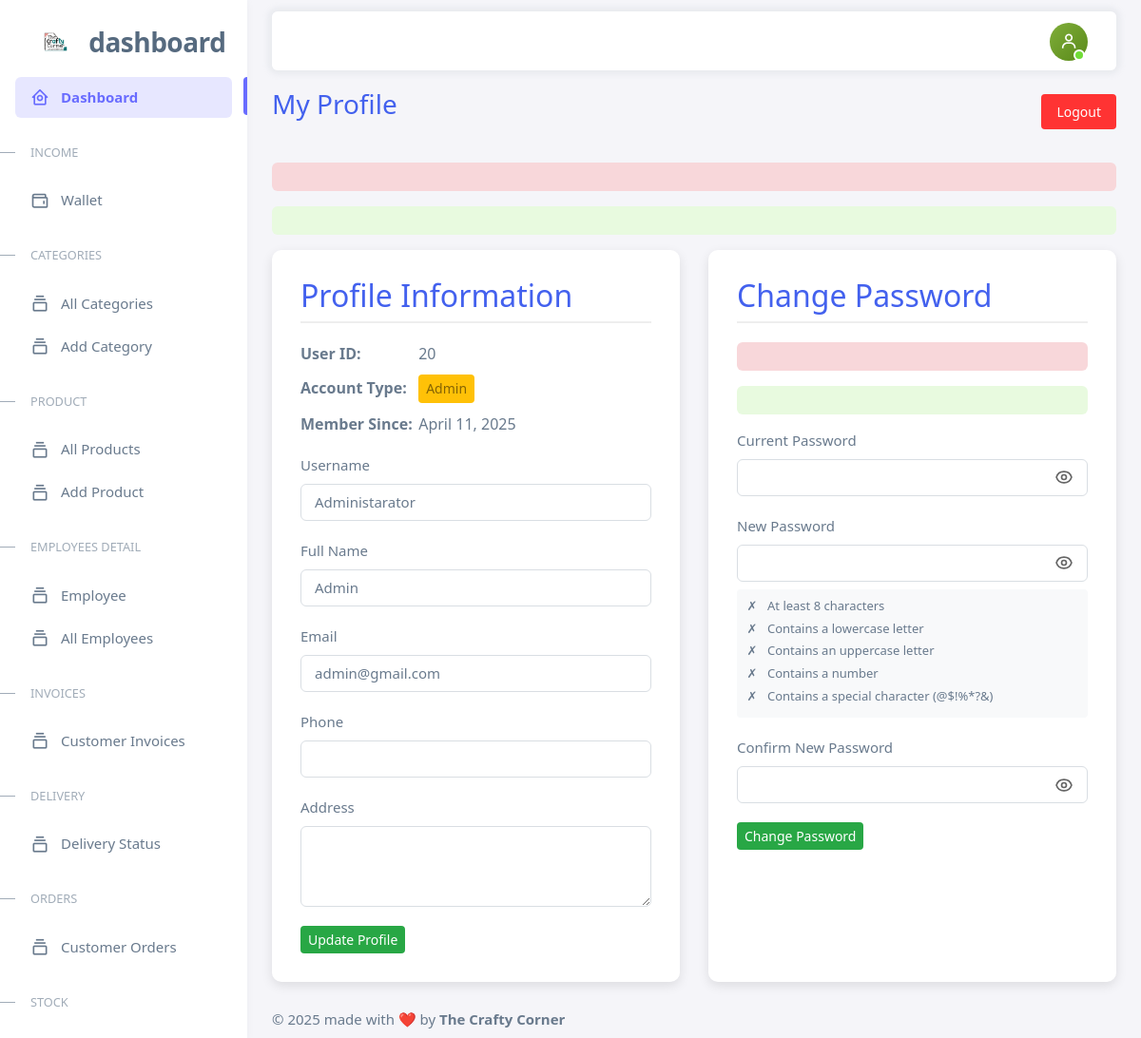
Page /edashboard/html/profile.php (signed in) on the committed database.
### tables this page shows
CREATE TABLE `users` (
  `user_id` int(11) NOT NULL,
  `username` varchar(50) NOT NULL,
  `password_hash` varchar(255) NOT NULL,
  `full_name` varchar(100) NOT NULL,
  `email` varchar(100) NOT NULL,
  `phone` varchar(15) DEFAULT NULL,
  `user_type` enum('admin','employee','customer') NOT NULL,
  `address` text DEFAULT NULL,
  `created_at` timestamp NOT NULL DEFAULT current_timestamp()
);

### edashboard/html/profile.php (the view, shortened to what this page needs)
<?php
include("components/header.php");
$error = '';
$success = '';
$password_error = '';
$password_success = '';
$user_id = $_SESSION['user_id'];
$stmt = $pdo->prepare("SELECT * FROM Users WHERE user_id = :user_id");
$stmt->bindParam(':user_id', $user_id, PDO::PARAM_INT);
$stmt->execute();
$user = $stmt->fetch(PDO::FETCH_ASSOC);
$user['username'] = $user['username'] ?? '';
$user['full_name'] = $user['full_name'] ?? '';
$user['email'] = $user['email'] ?? '';
$user['phone'] = $user['phone'] ?? '';
$user['address'] = $user['address'] ?? '';
$user['user_type'] = $user['user_type'] ?? 'customer';
$user['created_at'] = $user['created_at'] ?? date('Y-m-d H:i:s');
?>
<div class="container">
  <div class="profile-header">
    <h1 class="profile-title">My Profile</h1>
    <a href="logout.php" class="logout-btn">
      <i class="fas fa-sign-out-alt"></i> Logout
    </a>
  </div>
  <?php if (isset($error)): ?>
  <div class="alert alert-error">
  </div>
  <?php endif; ?>
  <?php if (isset($success)): ?>
  <div class="alert alert-success">
  </div>
  <?php endif; ?>
  <div class="profile-container">
    <div class="profile-card">
      <h2>Profile Information</h2>
      <div class="profile-info">
        <p><strong>User ID:</strong> <?php echo htmlspecialchars($user['user_id']); ?></p>
        <p><strong>Account Type:</strong>
          <span class="user-type-badge user-type-<?php echo htmlspecialchars($user['user_type']); ?>">
            <?php echo htmlspecialchars($user['user_type']); ?>
          </span>
        </p>
        <p><strong>Member Since:</strong> <?php echo date('F j, Y', strtotime($user['created_at'])); ?></p>
      </div>
      <form method="POST" onsubmit="return validateProfileForm()">
        <div class="form-group">
          <label for="username">Username</label>
          <input type="text" id="username" name="username" class="form-control"
            value="<?php echo htmlspecialchars($user['username']); ?>" required>
        </div>
        <div class="form-group">
          <label for="full_name">Full Name</label>
          <input type="text" id="full_name" name="full_name" class="form-control"
            value="<?php echo htmlspecialchars($user['full_name']); ?>" required>
        </div>
        <div class="form-group">
          <label for="email">Email</label>
          <input type="email" id="email" name="email" class="form-control"
            value="<?php echo htmlspecialchars($user['email']); ?>" required>
        </div>
        <div class="form-group">
          <label for="phone">Phone</label>
          <input type="text" id="phone" name="phone" class="form-control"
            value="<?php echo htmlspecialchars($user['phone']); ?>">
        </div>
        <div class="form-group">
          <label for="address">Address</label>
          <textarea id="address" name="address" class="form-control"
            rows="3"><?php echo htmlspecialchars($user['address']); ?></textarea>
        </div>
        <button type="submit" class="btn1-block">Update Profile</button>
      </form>
    </div>
    <div class="profile-card">
      <h2>Change Password</h2>
      <?php if (isset($password_error)): ?>
      <div class="alert alert-error">
      </div>
      <?php endif; ?>
      <?php if (isset($password_success)): ?>
      <div class="alert alert-success">
      </div>
      <?php endif; ?>
      <form method="POST">
        <div class="form-group">
          <label for="current_password">Current Password</label>
          <div class="relative">
            <input type="password" id="current_password" name="current_password" class="form-control" required>
            <button type="button" class="toggle-password" data-target="current_password">
            </button>
          </div>
        </div>
        <div class="form-group">
          <label for="new_password">New Password</label>
          <div class="relative">
            <input type="password" id="new_password" name="new_password" class="form-control" required>
            <button type="button" class="toggle-password" data-target="new_password">
            </button>
          </div>
          <div id="passwordRequirements" class="password-requirements">
            <div class="requirement" id="reqLength">
              <span class="requirement-icon">✗</span>
              <span class="requirement-text">At least 8 characters</span>
            </div>
            <div class="requirement" id="reqLower">
              <span class="requirement-icon">✗</span>
              <span class="requirement-text">Contains a lowercase letter</span>
            </div>
            <div class="requirement" id="reqUpper">
              <span class="requirement-icon">✗</span>
              <span class="requirement-text">Contains an uppercase letter</span>
            </div>
            <div class="requirement" id="reqNumber">
              <span class="requirement-icon">✗</span>
              <span class="requirement-text">Contains a number</span>
            </div>
            <div class="requirement" id="reqSpecial">
              <span class="requirement-icon">✗</span>
              <span class="requirement-text">Contains a special character (@$!%*?&)</span>
            </div>
          </div>
        </div>
        <div class="form-group">
          <label for="confirm_password">Confirm New Password</label>
          <div class="relative">
            <input type="password" id="confirm_password" name="confirm_password" class="form-control" required>
            <button type="button" class="toggle-password" data-target="confirm_password">
            </button>
          </div>
        </div>
        <button type="submit" name="change_password" class="btn1-block">Change Password</button>
      </form>
    </div>
  </div>
</div>
<?php
include("components/footer.php");
?>

### edashboard/html/profile.php (style rules this page uses)
:root { --primary-color: #4361ee; --secondary-color: #3f37c9; --light-color: #f8f9fa; --dark-color: #212529; --success-color: #4bb543; --error-color: #ff3333; }
* { margin: 0; padding: 0; box-sizing: border-box; font-family: 'Segoe UI', Tahoma, Geneva, Verdana, sans-serif; }
body { background-color: #f5f7fa; color: var(--dark-color); }
.container { max-width: 1200px; margin: 0 auto; padding: 20px; }
.profile-header { display: flex; justify-content: space-between; align-items: center; margin-bottom: 30px; }
.profile-title { font-size: 28px; color: var(--primary-color); }
.logout-btn { background-color: var(--error-color); color: white; border: none; padding: 8px 16px; border-radius: 4px; cursor: pointer; font-size: 14px; transition: background-color 0.3s; }
.profile-container { display: flex; gap: 30px; }
.profile-card { background-color: white; border-radius: 10px; box-shadow: 0 4px 12px rgba(0, 0, 0, 0.1); padding: 30px; flex: 1; }
.profile-card h2 { margin-bottom: 20px; color: var(--primary-color); border-bottom: 2px solid #eee; padding-bottom: 10px; }
.form-group { margin-bottom: 20px; }
.form-group label { display: block; margin-bottom: 8px; font-weight: 500; }
.form-control { width: 100%; padding: 10px 15px; border: 1px solid #ddd; border-radius: 4px; font-size: 16px; transition: border-color 0.3s; }
.btn1-block { display: inline-block; padding: 4px 8px; border-radius: 4px; font-size: 14px; font-weight: 500; text-transform: capitalize; background-color: #28a745; color: white; border: none; }
.alert { padding: 12px 15px; border-radius: 4px; margin-bottom: 20px; }
.alert-success { background-color: #d4edda; color: #155724; border: 1px solid #c3e6cb; }
.alert-error { background-color: #f8d7da; color: #721c24; border: 1px solid #f5c6cb; }
.user-type-badge { display: inline-block; padding: 4px 8px; border-radius: 4px; font-size: 14px; font-weight: 500; text-transform: capitalize; }
.user-type-admin { background-color: #ffc107; color: #856404; }
.profile-info { margin-bottom: 20px; }
.profile-info p { margin-bottom: 10px; font-size: 16px; }
.profile-info strong { display: inline-block; width: 120px; }
.toggle-password { position: absolute; right: 15px; top: 50%; transform: translateY(-50%); background: none; border: none; cursor: pointer; z-index: 10; padding: 0; }
.toggle-password svg { width: 20px; height: 20px; stroke: #666; }
.form-group .relative { position: relative; width: 100%; }
.password-requirements { margin-top: 8px; padding: 8px; background-color: #f8f9fa; border-radius: 4px; font-size: 13px; }
.requirement { display: flex; align-items: center; margin-bottom: 4px; }
.requirement-icon { margin-right: 8px; width: 16px; text-align: center; }
.requirement-text { flex: 1; }

### rows in the picture
users: user_id "20", user_type "Admin", created_at "April 11, 2025", username "Administarator", full_name "Admin", email "admin@gmail.com"
